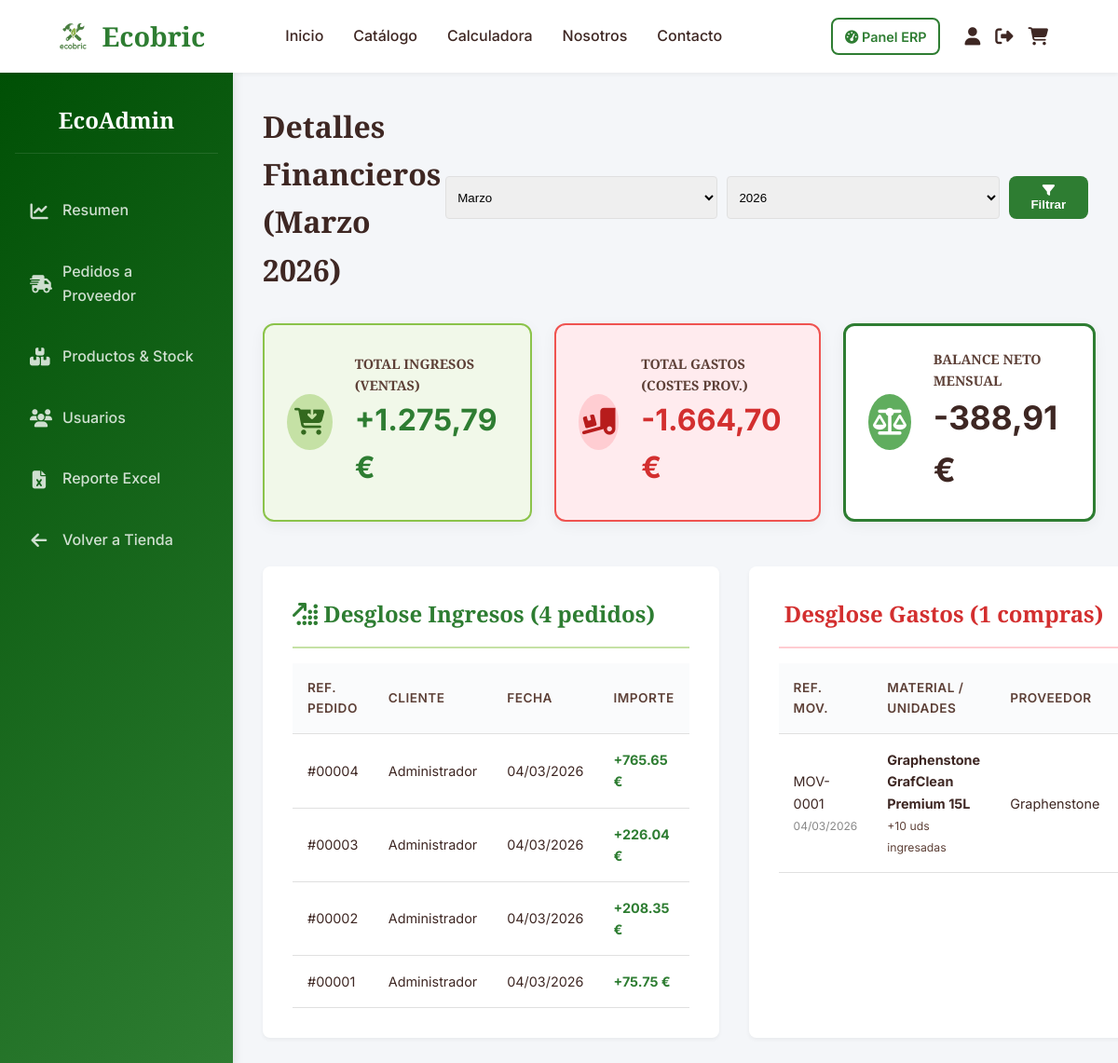
/paginas/admin_finanzas.php (signed in), run on an earlier commit of the app's database.
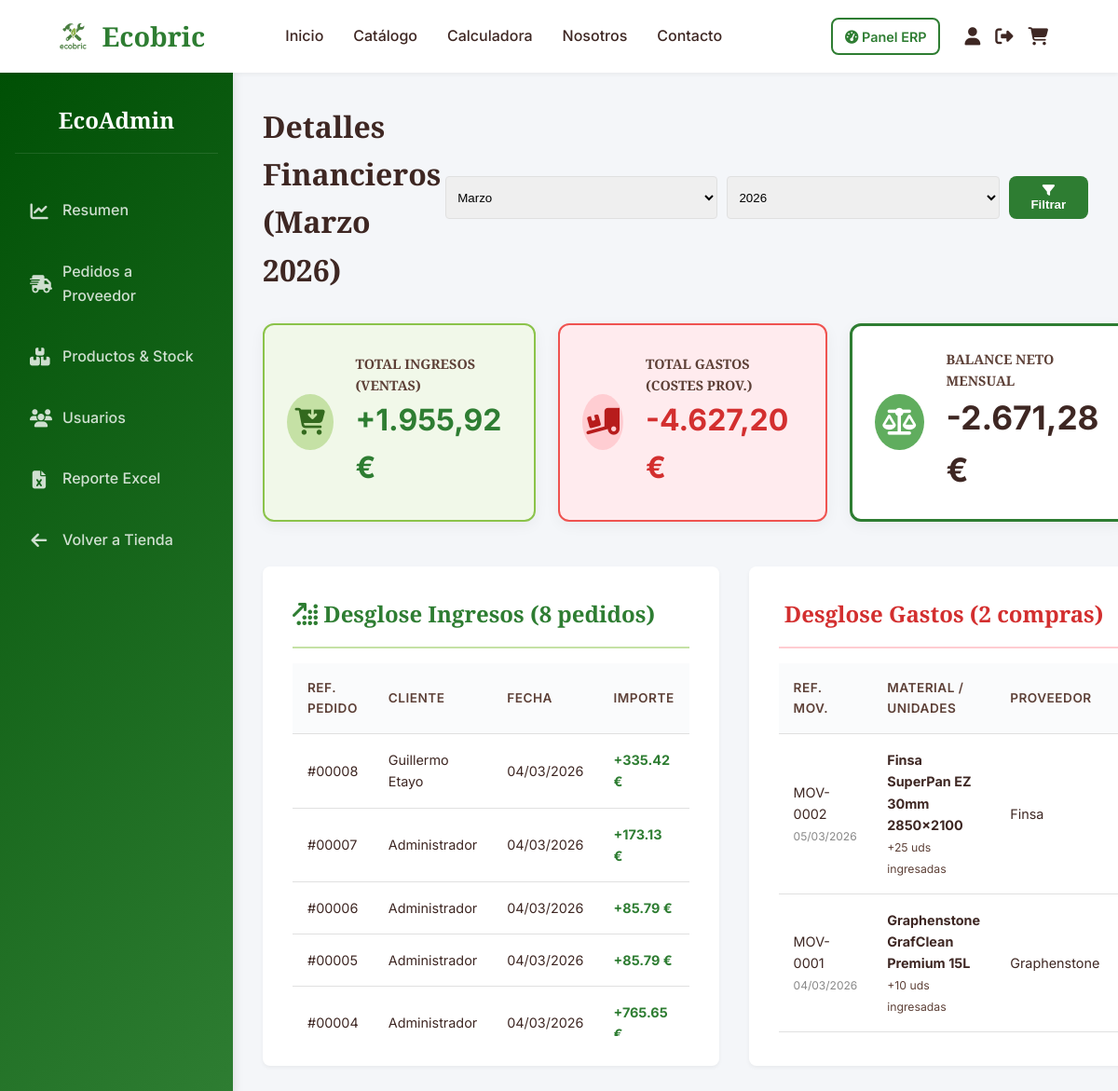
And on a later commit of the database.
### tables this page shows
CREATE TABLE `pedidos` (
  `id` int(11) NOT NULL,
  `usuario_id` int(11) NOT NULL,
  `monto_total` decimal(10,2) NOT NULL,
  `metodo_pago` varchar(50) DEFAULT 'Tarjeta',
  `direccion_envio` varchar(255) NOT NULL,
  `estado` enum('PENDIENTE','PAGADO','ENVIADO','CANCELADO') DEFAULT 'PENDIENTE',
  `creado_en` timestamp NOT NULL DEFAULT current_timestamp()
);

CREATE TABLE `usuarios` (
  `id` int(11) NOT NULL,
  `rol_id` int(11) NOT NULL,
  `nombre` varchar(100) NOT NULL,
  `email` varchar(150) NOT NULL,
  `contrasena` varchar(255) NOT NULL,
  `token_verificacion` varchar(255) DEFAULT NULL,
  `esta_verificado` tinyint(1) DEFAULT 0,
  `direccion_predeterminada` varchar(255) DEFAULT NULL,
  `creado_en` timestamp NOT NULL DEFAULT current_timestamp()
);

CREATE TABLE `movimientos_inventario` (
  `id` int(11) NOT NULL,
  `producto_id` int(11) NOT NULL,
  `tipo_movimiento` enum('ENTRADA','SALIDA') NOT NULL,
  `cantidad` int(11) NOT NULL,
  `fecha_movimiento` timestamp NOT NULL DEFAULT current_timestamp(),
  `notas` varchar(255) DEFAULT NULL
);

CREATE TABLE `productos` (
  `id` int(11) NOT NULL,
  `categoria_id` int(11) NOT NULL,
  `nombre` varchar(150) NOT NULL,
  `descripcion` text DEFAULT NULL,
  `precio` decimal(10,2) NOT NULL,
  `stock` int(11) NOT NULL DEFAULT 0,
  `es_calculable_volumen` tinyint(1) DEFAULT 0,
  `rendimiento_por_m3` decimal(10,2) DEFAULT NULL COMMENT 'Rendimiento o unidades por m3, usado en la calculadora de volumen',
  `url_imagen` varchar(255) DEFAULT NULL,
  `creado_en` timestamp NOT NULL DEFAULT current_timestamp()
);

### paginas/admin_finanzas.php (the view, shortened to what the changed rows need)
<?php
require_once '../config/db.php';
$mes_actual = isset($_GET['mes']) ? $_GET['mes'] : date('m');
$anio_actual = isset($_GET['anio']) ? $_GET['anio'] : date('Y');
$stmt_ingresos = $pdo->prepare("SELECT p.id as pedido_id, u.nombre as cliente, p.monto_total, p.creado_en
                                FROM pedidos p
                                JOIN usuarios u ON p.usuario_id = u.id
                                WHERE p.estado = 'PAGADO' AND MONTH(p.creado_en) = ? AND YEAR(p.creado_en) = ?
                                ORDER BY p.creado_en DESC");
$stmt_ingresos->execute([$mes_actual, $anio_actual]);
$ingresos = $stmt_ingresos->fetchAll();
$total_ingresos = 0;
foreach ($ingresos as $ingreso) {
    $total_ingresos += $ingreso['monto_total'];
}
$stmt_gastos = $pdo->prepare("SELECT mi.id as mov_id, pr.nombre as producto, mi.cantidad,
                                     mi.fecha_movimiento,
                                     (SELECT precio_suministro FROM producto_proveedor pp WHERE pp.producto_id = mi.producto_id LIMIT 1) as precio_costo,
                                     (SELECT prov.nombre_empresa FROM proveedores prov JOIN producto_proveedor pp ON prov.id = pp.proveedor_id WHERE pp.producto_id = mi.producto_id LIMIT 1) as nombre_proveedor
                              FROM movimientos_inventario mi
                              JOIN productos pr ON mi.producto_id = pr.id
                              WHERE mi.tipo_movimiento = 'ENTRADA' AND mi.notas != 'Inventario inicial'
                              AND MONTH(mi.fecha_movimiento) = ? AND YEAR(mi.fecha_movimiento) = ?
                              ORDER BY mi.fecha_movimiento DESC");
$stmt_gastos->execute([$mes_actual, $anio_actual]);
$gastos = $stmt_gastos->fetchAll();
$total_gastos = 0;
foreach ($gastos as $key => $gasto) {
    $costo = floatval($gasto['precio_costo'] ?? 0);
    $total_gasto_unidad = $gasto['cantidad'] * $costo;
    $gastos[$key]['gasto_total'] = $total_gasto_unidad;
    $total_gastos += $total_gasto_unidad;
}
$balance = $total_ingresos - $total_gastos;
?>
<!DOCTYPE html>
<html lang="es">
<head>
    <link rel="stylesheet" href="https://cdnjs.cloudflare.com/ajax/libs/font-awesome/6.4.0/css/all.min.css">
    <link rel="stylesheet" href="../css/styles.css?v=<?php echo time(); ?>">
    <link rel="stylesheet" href="../css/admin.css?v=<?php echo time(); ?>">
</head>
<body>
    <?php include '../includes/header.php'; ?>
    <div class="admin-dashboard">
        <aside class="admin-sidebar">
            <div class="admin-sidebar-header">
                <h2>EcoAdmin</h2>
            </div>
        </aside>
        <main class="admin-content">
            <div class="admin-header">
                <h1>Detalles Financieros (<?php
                    $meses = ["", "Enero", "Febrero", "Marzo", "Abril", "Mayo", "Junio", "Julio", "Agosto", "Septiembre", "Octubre", "Noviembre", "Diciembre"];
                    echo $meses[intval($mes_actual)] . " " . $anio_actual;
                ?>)</h1>
            </div>
            <div class="stats-grid" style="grid-template-columns: repeat(3, 1fr); margin-bottom: 3rem;">
                <div class="stat-card" style="background: #f1f8e9; border: 2px solid #8bc34a;">
                    <div class="stat-info">
                        <h3>Total Ingresos (Ventas)</h3>
                        <p style="font-size: 2rem; color: #2e7d32;">+<?php echo number_format($total_ingresos, 2, ',', '.'); ?> €</p>
                    </div>
                </div>
                <div class="stat-card" style="background: #ffebee; border: 2px solid #ef5350;">
                    <div class="stat-info">
                        <h3>Total Gastos (Costes Prov.)</h3>
                        <p style="font-size: 2rem; color: #d32f2f;">-<?php echo number_format($total_gastos, 2, ',', '.'); ?> €</p>
                    </div>
                </div>
                <div class="stat-card" style="border: 3px solid var(--primary-color);">
                    <div class="stat-info">
                        <h3>Balance Neto Mensual</h3>
                        <p style="font-size: 2.2rem;" class="<?php echo $balance >= 0 ? 'balance-positive' : 'balance-negative'; ?>">
                            <?php echo $balance >= 0 ? '+' : ''; ?><?php echo number_format($balance, 2, ',', '.'); ?> €
                        </p>
                    </div>
                </div>
            </div>
            <div style="display: grid; grid-template-columns: 1fr 1fr; gap: 2rem;">
                <div class="finance-card">
                    <h2 style="color: #2e7d32; border-bottom: 2px solid #c5e1a5; padding-bottom: 1rem; margin-bottom: 1rem;">
                        <i class="fa-solid fa-arrow-up-right-dots"></i> Desglose Ingresos (<?php echo count($ingresos); ?> pedidos)
                    </h2>
                    <div style="max-height: 400px; overflow-y: auto;">
                        <table class="admin-table" style="font-size: 0.9rem;">
                            <thead>
                                <tr>
                                    <th>Ref. Pedido</th>
                                    <th>Cliente</th>
                                    <th>Fecha</th>
                                    <th>Importe</th>
                                </tr>
                            </thead>
                            <tbody>
                                <?php foreach($ingresos as $ingreso): ?>
                                <tr>
                                    <td>#<?php echo str_pad($ingreso['pedido_id'], 5, "0", STR_PAD_LEFT); ?></td>
                                    <td><?php echo htmlspecialchars($ingreso['cliente']); ?></td>
                                    <td><?php echo date('d/m/Y', strtotime($ingreso['creado_en'])); ?></td>
                                    <td style="color: #2e7d32; font-weight: bold;">+<?php echo number_format($ingreso['monto_total'], 2); ?> €</td>
                                </tr>
                                <?php endforeach; ?>
                            </tbody>
                        </table>
                    </div>
                </div>
                <div class="finance-card">
                    <h2 style="color: #d32f2f; border-bottom: 2px solid #ffcdd2; padding-bottom: 1rem; margin-bottom: 1rem;">
                        <i class="fa-solid fa-arrow-down-right-dots"></i> Desglose Gastos (<?php echo count($gastos); ?> compras)
                    </h2>
                    <div style="max-height: 400px; overflow-y: auto;">
                        <table class="admin-table" style="font-size: 0.9rem;">
                            <thead>
                                <tr>
                                    <th>Ref. Mov.</th>
                                    <th>Material / Unidades</th>
                                    <th>Proveedor</th>
                                    <th>Precio Ud.</th>
                                </tr>
                            </thead>
                            <tbody>
                                <?php foreach($gastos as $gasto):
                                    $nombre_prov = $gasto['nombre_proveedor'] ? htmlspecialchars($gasto['nombre_proveedor']) : '<i>No Asignado</i>';
                                    $precio_ud = floatval($gasto['precio_costo'] ?? 0);
                                ?>
                                <tr>
                                    <td>MOV-<?php echo str_pad($gasto['mov_id'], 4, "0", STR_PAD_LEFT); ?><br><small style="color:#888;"><?php echo date('d/m/Y', strtotime($gasto['fecha_movimiento'])); ?></small></td>
                                    <td>
                                        <strong><?php echo htmlspecialchars($gasto['producto']); ?></strong><br>
                                        <span style="color:var(--text-muted); font-size: 0.85em;">+<?php echo $gasto['cantidad'];?> uds ingresadas</span>
                                    </td>
                                    <td><?php echo $nombre_prov; ?></td>
                                    <td><?php echo number_format($precio_ud, 2); ?> €</td>
                                </tr>
                                <?php endforeach; ?>
                            </tbody>
                        </table>
                    </div>
                </div>
            </div>
        </main>
    </div>
</body>
</html>

What changed in the data, as far as the page shows it:
no longer on this page (row edited): pedidos: id "00003", usuario.nombre "Administrador", creado_en "04/03/2026", monto_total "226.04"
no longer on this page (row edited): pedidos: id "00002", usuario.nombre "Administrador", creado_en "04/03/2026", monto_total "208.35"
no longer on this page (row edited): pedidos: id "00001", usuario.nombre "Administrador", creado_en "04/03/2026", monto_total "75.75"
added pedidos: id "00008", usuario.nombre "Guillermo Etayo", creado_en "04/03/2026", monto_total "335.42"
added pedidos: id "00007", usuario.nombre "Administrador", creado_en "04/03/2026", monto_total "173.13"
added pedidos: id "00006", usuario.nombre "Administrador", creado_en "04/03/2026", monto_total "85.79"
added pedidos: id "00005", usuario.nombre "Administrador", creado_en "04/03/2026", monto_total "85.79"
added movimientos_inventario: id "0002", fecha_movimiento "05/03/2026", producto.nombre "Finsa SuperPan EZ 30mm 2850x2100", cantidad "25", nombre_proveedor "Finsa"
Also different on the page:
$total_ingresos: "1.275,79" → "1.955,92"
$total_gastos: "1.664,70" → "4.627,20"
$balance: "-388,91" → "-2.671,28"
count($ingresos): "4" → "8"
count($gastos): "1" → "2"
